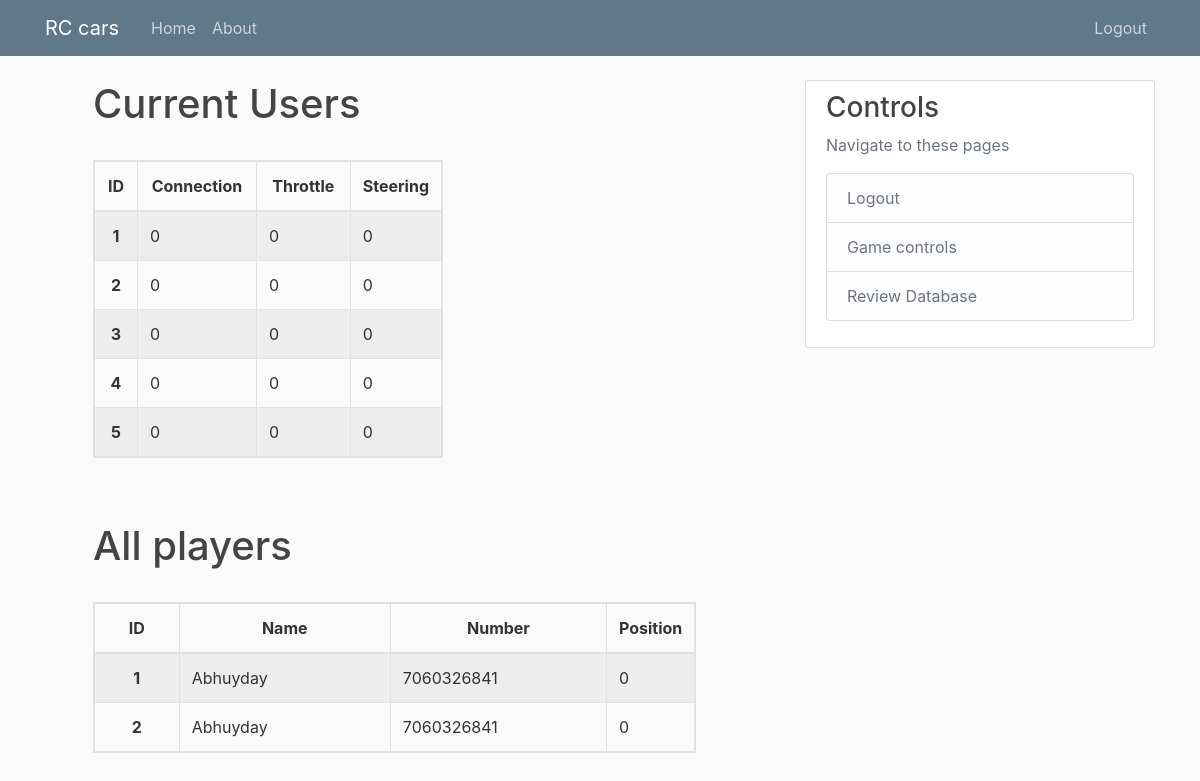
Page /admin/database (signed in) on the committed database.
### RCcars/models.py (models this page shows, shortened)
class User(db.Model, UserMixin):
    id = db.Column(db.Integer, primary_key=True)
    steering = db.Column(db.Integer, nullable=False, default=0)
    throttle = db.Column(db.Integer, nullable=False, default=0)
    connection = db.Column(db.Integer, nullable=False, default=0)
    password = db.Column(db.String(60), nullable=False)
    admin = db.Column(db.Integer, nullable=False, default=0)

### RCcars/player/models.py (models this page shows, shortened)
class Player(db.Model):
    id = db.Column(db.Integer, primary_key=True)
    username = db.Column(db.String(30), nullable=False)
    number = db.Column(db.String(10), nullable=False)
    position = db.Column(db.Integer, nullable=False, default=0)

### RCcars/admin/routes.py (the view)
@login_required
@admin.route('/admin/database', methods=['GET', 'POST'])
def database():
    if not is_admin(current_user):
        return redirect(url_for('login_admin'))
    return render_template('database.html', title='Database', user=User, player=Player)

### RCcars/models.py (called while the page is built)
@login_manager.user_loader
def load_user(user_id):
    return User.query.get(int(user_id))

### RCcars/utils.py (called while the page is built)
def is_admin(current_user):
    if current_user.is_authenticated and current_user.admin == 1:
        return True
    else:
        return False

### RCcars/templates/database.html
{% extends "layout.html" %}
{% block content %}
<h1 class="ml-5">Current Users</h1>
<div class="row">
  <div class="col-6 mt-4 mx-5">
    <table class="table table-striped table-bordered table-hover table-responsive">
      <thead>
        <tr>
          <th scope="col" class="col-2">ID</th>
          <th scope="col" class="col-5">Connection</th>
          <th scope="col" class="col-5">Throttle</th>
          <th scope="col" class="col-2">Steering</th>
        </tr>
      </thead>
      <tbody class="table-group-divider">
        {% for i in range(1,6) %}
          <tr>
            <th scope="row">{{user.query.get(i).id}}</th>
            <td scope="row">{{user.query.get(i).connection}}</td>
            <td scope="row">{{user.query.get(i).throttle}}</td>
            <td scope="row">{{user.query.get(i).steering}}</td>
          </tr>
        {% endfor %}
      </tbody>
    </table>
  </div>
</div>
<h1 class="ml-5 mt-5">All players</h1>
<div class="row">
  <div class="col-10 mt-4 mx-5">
    <table class="table table-striped table-bordered table-hover table-responsive">
      <thead>
        <tr>
          <th scope="col" class="col-2">ID</th>
          <th scope="col" class="col-5">Name</th>
          <th scope="col" class="col-5">Number</th>
          <th scope="col" class="col-2">Position</th>
        </tr>
      </thead>
      <tbody class="table-group-divider">
        {% for i in range(1,player.query.count()) %}
          <tr>
            <th scope="row">{{player.query.get(i).id}}</th>
            <td scope="row">{{player.query.get(i).username}}</td>
            <td scope="row">{{player.query.get(i).number}}</td>
            <td scope="row">{{player.query.get(i).position}}</td>
          </tr>
        {% endfor %}
      </tbody>
    </table>
  </div>
</div>
{% endblock %}

### RCcars/static/main.css (style rules this page uses)
body { background: #fafafa; color: #333333; margin-top: 5rem; }
h1, h2, h3, h4, h5, h6 { color: #444444; }
table th { text-align: center }

### rows in the picture
User: query.get "1", query.get "0", query.get "0", query.get "0"
User: query.get "2", query.get "0", query.get "0", query.get "0"
User: query.get "3", query.get "0", query.get "0", query.get "0"
User: query.get "4", query.get "0", query.get "0", query.get "0"
User: query.get "5", query.get "0", query.get "0", query.get "0"
Player: query.get "1", query.get "Abhuyday", query.get "7060326841", query.get "0"
Player: query.get "2", query.get "Abhuyday", query.get "7060326841", query.get "0"
